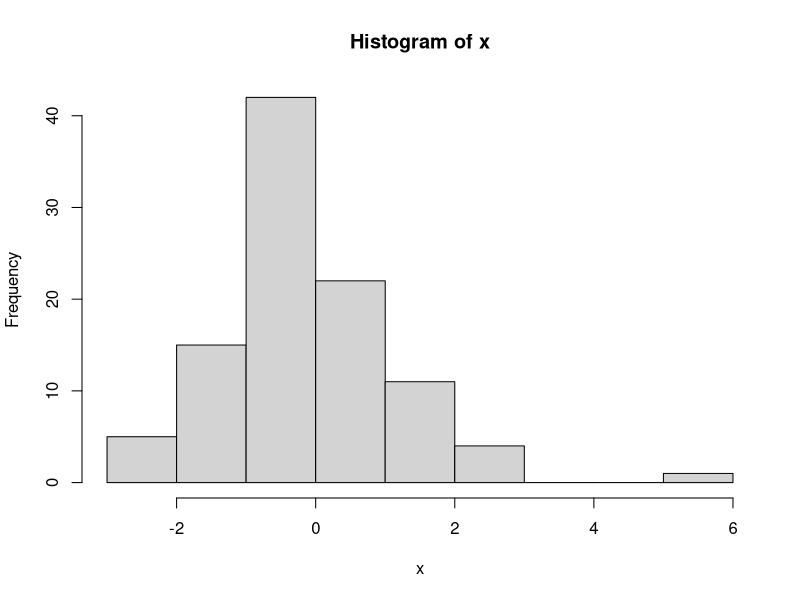
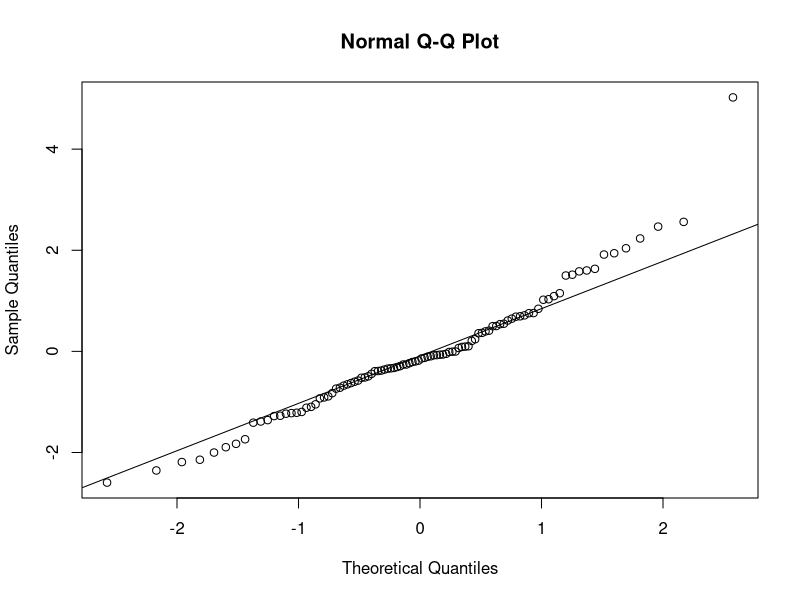
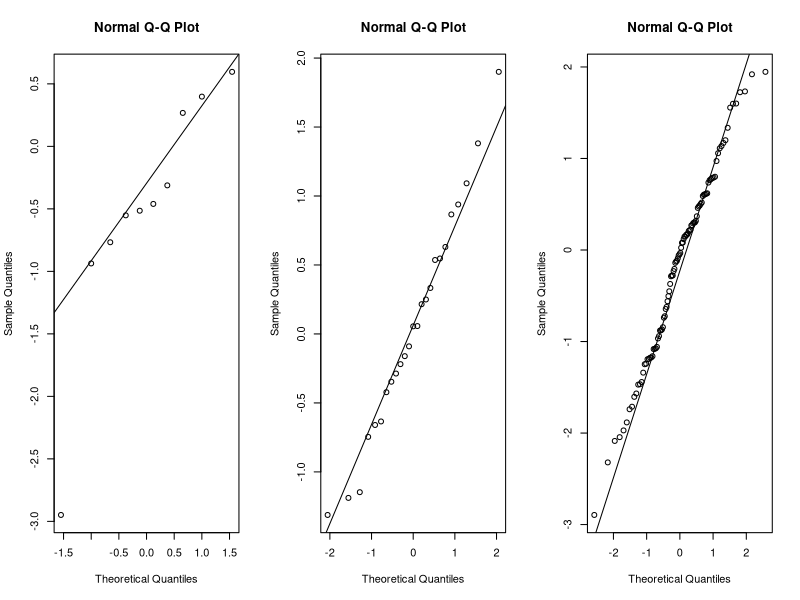
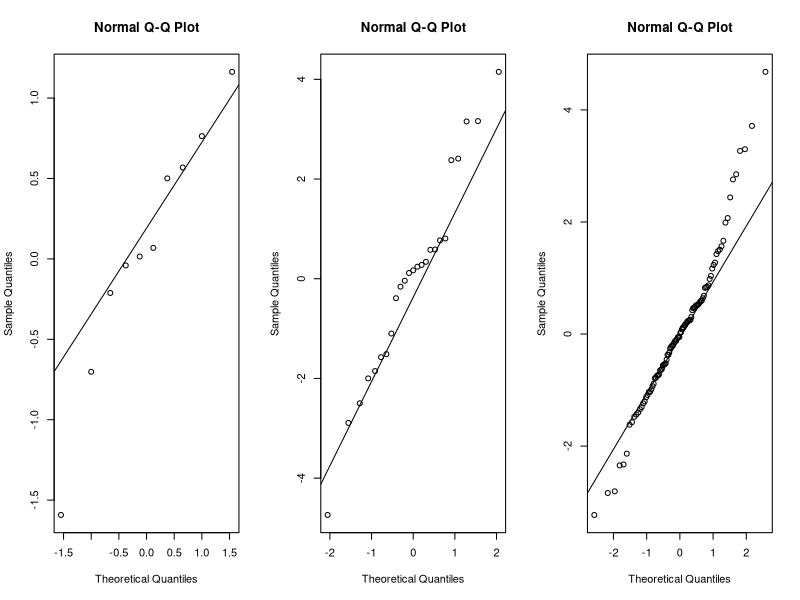
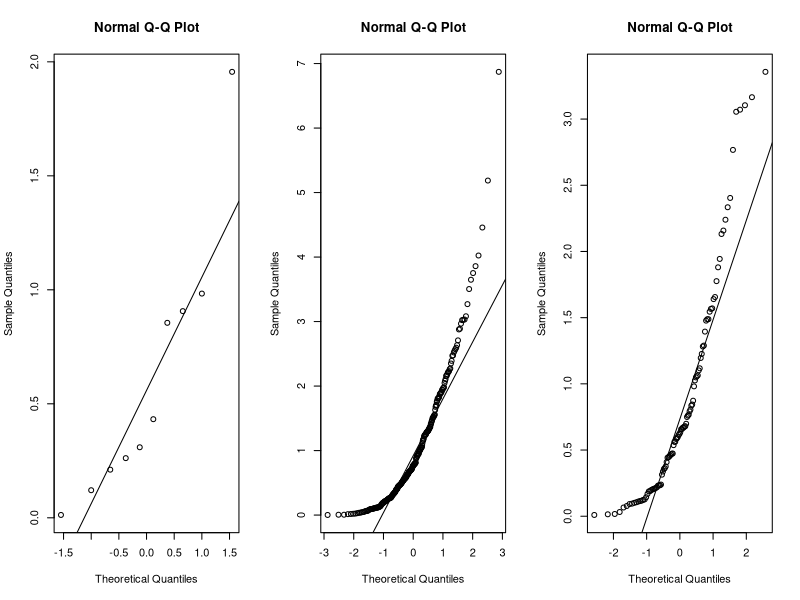
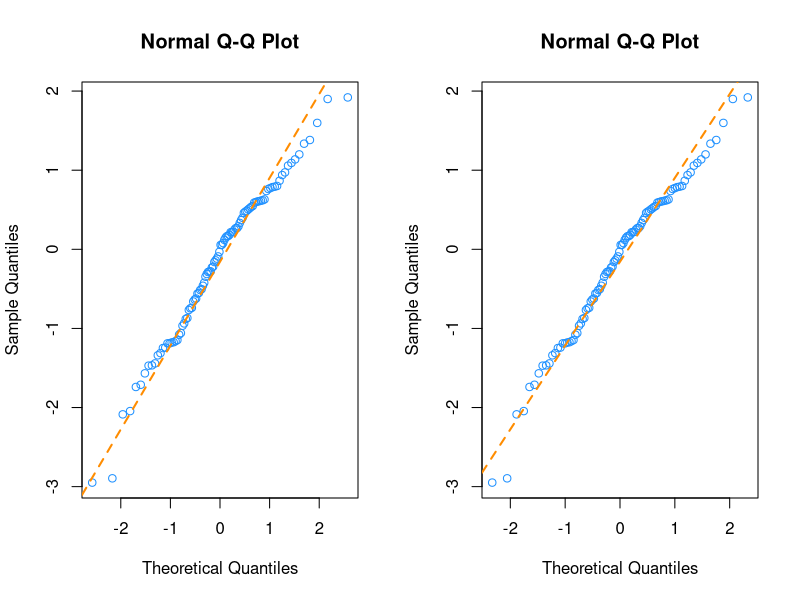
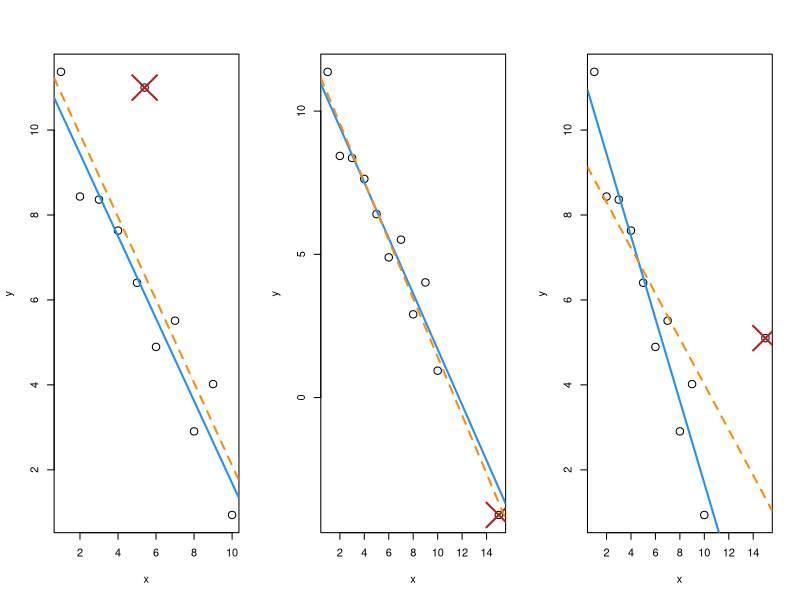

Write R code to recreate these figures, in order.
## ---- chunk 1
set.seed(42)
x = rt(100, df = 5)
hist(x) # add line

qqnorm(x)
qqline(x)
shapiro.test(x)
## ---- chunk 2
par(mfrow = c(1, 3))
set.seed(420)
x = rnorm(10)
qqnorm(x)
qqline(x)

x = rnorm(25)
qqnorm(x)
qqline(x)

x = rnorm(100)
qqnorm(x)
qqline(x)
## ---- chunk 3
par(mfrow = c(1, 3))
set.seed(420)
x = rt(10, df = 4)
qqnorm(x)
qqline(x)

x = rt(25, df = 4)
qqnorm(x)
qqline(x)

x = rt(100, df = 4)
qqnorm(x)
qqline(x)
## ---- chunk 4
par(mfrow = c(1, 3))
set.seed(420)
x = rexp(10)
qqnorm(x)
qqline(x)

x = rexp(250)
qqnorm(x)
qqline(x)

x = rexp(100)
qqnorm(x)
qqline(x)
## ---- chunk 5
qq_plot = function(w) {

  n = length(w)
  normal_quantiles = qnorm(((1:n) / (n + 1)))

  # plot theoretical verus observed quantiles
  plot(normal_quantiles, sort(w),
       xlab = c("Theoretical Quantiles"),
       ylab = c("Sample Quantiles"),
       col = "dodgerblue")
  title("Normal Q-Q Plot")

  ## calculate line through the first and third quartiles  
  slope     = (quantile(w, 0.75) - quantile(w, 0.25)) / (qnorm(0.75) - qnorm(0.25))
  intercept = quantile(w, 0.25) - slope * qnorm(0.25)

  # add to existing plot
  abline(intercept, slope, lty = 2, lwd = 2, col = "darkorange")
}
## ---- chunk 6
set.seed(420)
x = rnorm(100, mean = 0 , sd = 1)
par(mfrow = c(1, 2))
qqnorm(x, col = "dodgerblue")
qqline(x, lty = 2, lwd = 2, col = "darkorange")
qq_plot(x)
## ---- chunk 7
# plots which appear on page 87 of the book
# cite inspiration
# hide code in book?
par(mfrow = c(1, 3))
set.seed(42)
ex_data  = data.frame(x = 1:10, y = 10:1 + rnorm(10))
ex_model = lm(y ~ x, data = ex_data)

# low leverage, big outlier, low influence
point1 = c(5.4, 11)
model1 = lm(y ~ x, data = rbind(ex_data, point1))
plot(y ~ x, data = rbind(ex_data, point1), cex = 1.5)
points(x = point1[1], y = point1[2], pch = 4, cex = 5, col = "firebrick", lwd = 2)
abline(ex_model, col = "dodgerblue", lwd = 2)
abline(model1, lty = 2, col = "darkorange", lwd = 2)

# high leverage, small outlier, low influence
point2 = c(15, -4.1)
model2 = lm(y ~ x, data = rbind(ex_data, point2))
plot(y ~ x, data = rbind(ex_data, point2), cex = 1.5)
points(x = point2[1], y = point2[2], pch = 4, cex = 5, col = "firebrick", lwd = 2)
abline(ex_model, col = "dodgerblue", lwd = 2)
abline(model2, lty = 2, col = "darkorange", lwd = 2)

# high leverage, big outlier, large influence
point3 = c(15, 5.1)
model3 = lm(y ~ x, data = rbind(ex_data, point3))
plot(y ~ x, data = rbind(ex_data, point3), cex = 1.5)
points(x = point3[1], y = point3[2], pch = 4, cex = 5, col = "firebrick", lwd = 2)
abline(ex_model, col = "dodgerblue", lwd = 2)
abline(model3, lty = 2, col = "darkorange", lwd = 2)

## ---- chunk 8
coef(ex_model)[2]
coef(model1)[2]
coef(model2)[2]
coef(model3)[2]
## ---- chunk 9
cooks.distance(model1) > 4 / 11
cooks.distance(model2) > 4 / 11
cooks.distance(model3) > 4 / 11
## ---- chunk 10
hatvalues(model1)
hatvalues(model2)
hatvalues(model3)
## ---- chunk 11
resid(model1)
rstandard(model1)
rstandard(model1)[abs(rstandard(model1)) > 2]
## ---- chunk 12
resid(model2)
rstandard(model2)
rstandard(model2)[abs(rstandard(model2)) > 2]
## ---- chunk 13
resid(model3)
rstandard(model3)
rstandard(model3)[abs(rstandard(model3)) > 2]
## ---- chunk 14
# plot(big_model)
# big_model = lm(mpg ~ disp * hp * domestic, data = autompg)
# big_mod_cd = cooks.distance(big_model)
# 
# 
# big_model_fix = lm(mpg ~ disp * hp * domestic, data = autompg, subset = big_mod_cd < 4 / length(big_mod_cd))
# 
# plot(big_model_fix)
# 
# bptest(big_model_fix)
# shapiro.test(resid(big_model))
# shapiro.test(resid(big_model_fix))

